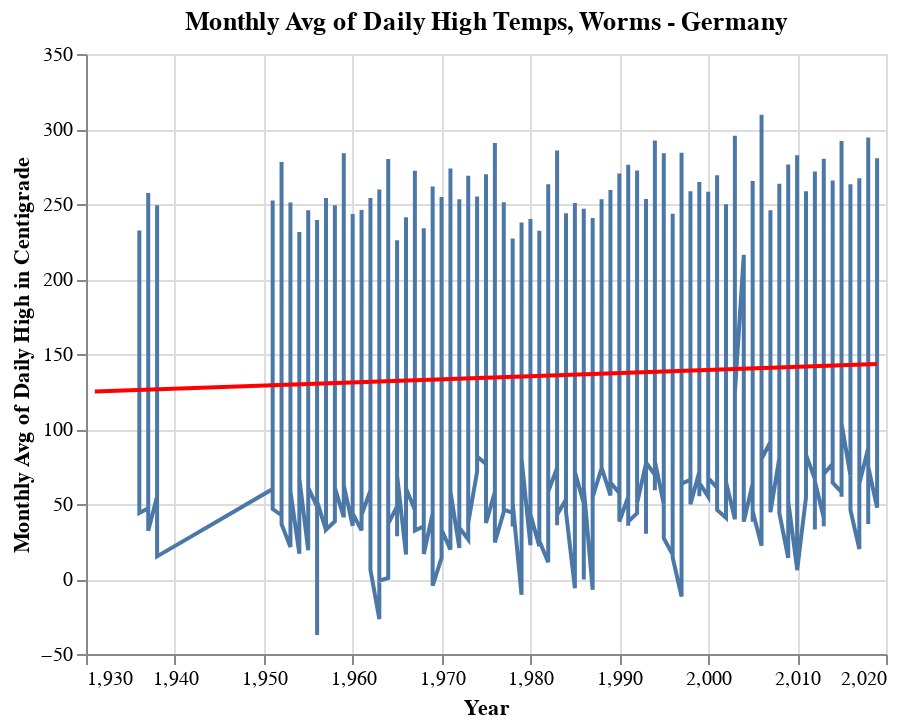

Notebook source saved alongside this figure:
### Markdown cell above
Graphing Worms chart:

### Code cell
base1 = (alt.Chart(wetter_Worms, title="Monthly Avg of Daily High Temps, Worms - Germany ").mark_line().encode(
    x=alt.X("year", title="Year", scale=alt.Scale(zero=False)),
    y=alt.Y("mean_per_month", title="Monthly Avg of Daily High in Centigrade", scale=alt.Scale(zero=False)),
    )
)

fit1 = base.transform_regression(
        "year",   "mean_per_month",
    ).mark_line(color="red")


base1 + fit0

### Figure 1 — Vega-Lite specification as saved in the notebook (floating-point values rounded to 4 significant figures; data arrays with more than 128 entries replaced by an {"elided": "..."} marker saying what was removed)
{"config": {"view": {"continuousWidth": 400, "continuousHeight": 300}}, "layer": [{"data": {"name": "data-fc088ce5ce8f7aae45a1546259616fb8"}, "mark": "line", "encoding": {"x": {"type": "quantitative", "field": "year", "scale": {"zero": false}, "title": "Year"}, "y": {"type": "quantitative", "field": "mean_per_month", "scale": {"zero": false}, "title": "Monthly Avg of Daily High in Centigrade"}}, "title": "Monthly Avg of Daily High Temps, Worms - Germany "}, {"data": {"name": "data-6fe853e7ba209cb7221d83374fe1b83b"}, "mark": {"type": "line", "color": "red"}, "encoding": {"x": {"type": "quantitative", "field": "year", "scale": {"zero": false}, "title": "Year"}, "y": {"type": "quantitative", "field": "mean_per_month", "scale": {"zero": false}, "title": "Monthly Avg of Daily High in Centigrade"}}, "title": "Monthly Avg of Daily High Temps, Berlin - Germany ", "transform": [{"on": "year", "regression": "mean_per_month"}]}], "$schema": "https://vega.github.io/schema/vega-lite/v4.8.1.json", "datasets": {"data-fc088ce5ce8f7aae45a1546259616fb8": {"elided": "849 records"}, "data-6fe853e7ba209cb7221d83374fe1b83b": {"elided": "990 records"}}}
